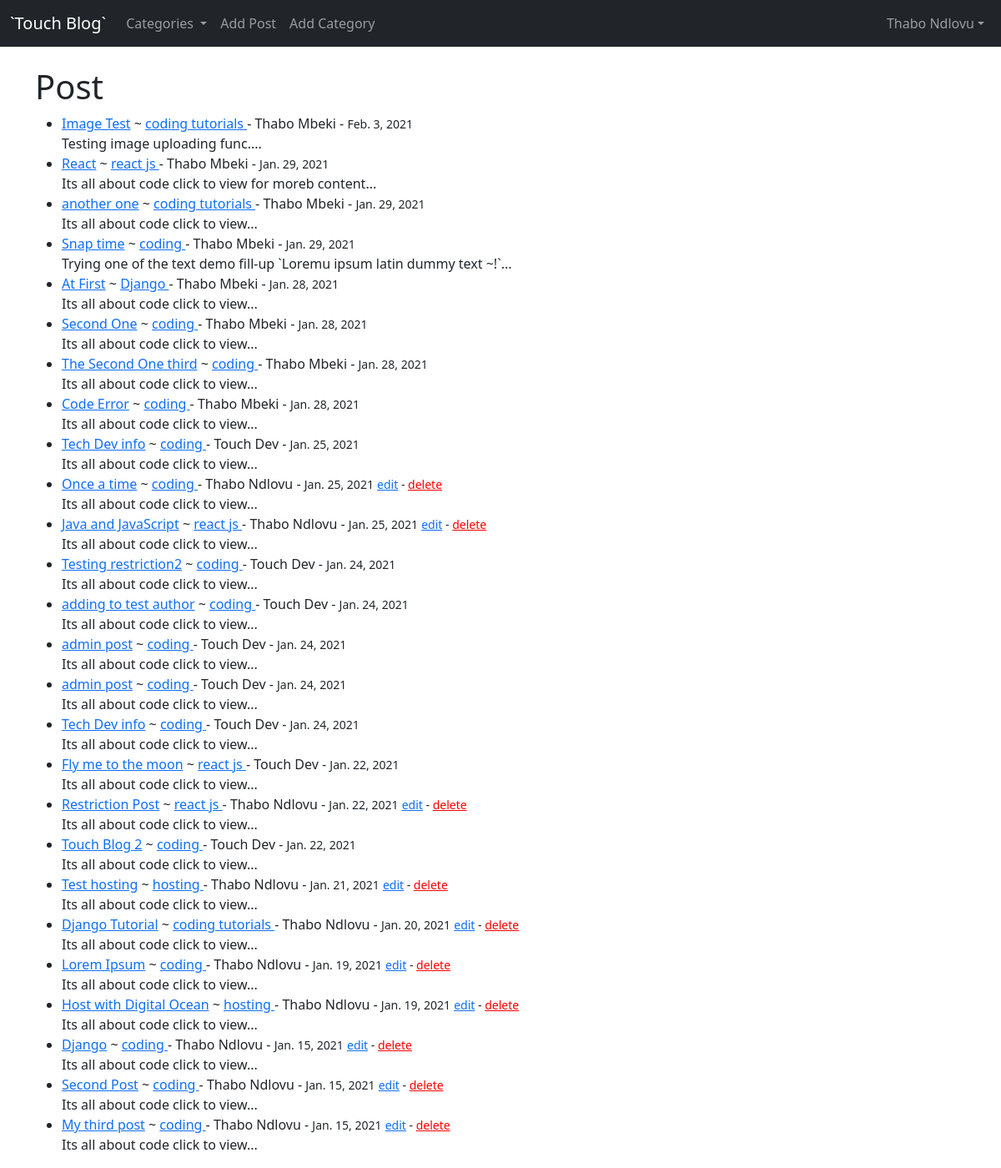
Page /blog/ (signed in) on the committed database.
### blog/models.py (models this page shows, shortened)
class Post(models.Model):
    title = models.CharField(max_length=255)
    header_image = models.ImageField(blank=True, null=True, upload_to="images/")
    author = models.ForeignKey(User, on_delete=models.CASCADE)
    body = RichTextField(blank=True, null=True)
    post_date = models.DateField(auto_now_add=True)
    category = models.CharField(max_length=255, default='coding')
    snippet = models.CharField(max_length=255)
    likes = models.ManyToManyField(User, related_name="blog_posts")

### blog/views.py (the view)
# urls.py: path('', HomeView.as_view(), name='home'),
class HomeView(ListView):
	model = Post
	template_name = 'home.html'
	ordering = ['-post_date']
	def get_context_data(self, *args, **kwargs):
		cat_menu = Category.objects.all()
		context = super(HomeView, self).get_context_data(*args, **kwargs)
		context['cat_menu'] = cat_menu
		return context

### blog/models.py (called while the page is built)
	def __str__(self):
		return self.name

### blog/templates/home.html
{% extends 'base.html' %}
{% block content %}
    <h1>Post</h1>
	<ul>
	{% for post in object_list %}
		<li>
		<a href="{% url 'article' post.pk %}">{{ post.title }}</a>
		 ~ <a href="{% url 'category' post.category|slugify %}"> {{ post.category }} </a>
		 - {{ post.author.first_name }} {{ post.author.last_name }} - <small>{{ post.post_date }}</small>
		 <small>
			{% if user.is_authenticated %}
				{% if user.id == post.author.id %}
					<a href="{% url 'update_post' post.pk %}">edit</a> -
					<a style="color: red;" href="{% url 'delete_post' post.pk %}">delete</a>
				{% endif %}
			{% endif %}
		 </small>
		 <br>
		{{ post.snippet|safe }}...
		</li>
	{% endfor %}
	</ul>
{% endblock %}

### blog/templates/base.html (shortened to what this page needs)
<!doctype html>
<html lang="en">
  <head>
    <link href="https://cdn.jsdelivr.net/npm/bootstrap@5.0.0-beta1/dist/css/bootstrap.min.css" rel="stylesheet">
  </head>
  <body>
	<nav class="navbar navbar-expand-lg navbar-dark bg-dark">
  <div class="container-fluid">
    <a class="navbar-brand" href="{% url 'home' %}">`Touch Blog`</a>
    <div class="collapse navbar-collapse" id="navbarSupportedContent">
      <ul class="navbar-nav me-auto mb-2 mb-lg-0">
		  {% if cat_menu %}
		  <li class="nav-item dropdown">
          <a class="nav-link dropdown-toggle" href="#" id="navbarDropdown" role="button" data-bs-toggle="dropdown" aria-expanded="false">
            Categories
          </a>
          </li>
		  {% endif %}
		{% if user.is_authenticated %}
			<li class="nav-item">
				<a class="nav-link" href="{% url 'add_post' %}">Add Post</a>
			</li>
			<li class="nav-item">
				<a class="nav-link" href="{% url 'add_category' %}">Add Category</a>
			</li>
		{% endif %}
      </ul>
      {% if user.is_authenticated %}
		  <ul class="navbar-nav ml-auto">
			<li class="nav-item dropdown">
				<a class="nav-link dropdown-toggle" href="#" id="navbarDropdown" role="button" data-bs-toggle="dropdown" aria-expanded="false">{{user.first_name}} {{ user.last_name }}</a>
			</li>
		  </ul>
      {% endif %}
    </div>
  </div>
</nav>
	<br>
	<div class="container">
    {% block content %}
    {% endblock %}
    </div>
  </body>
</html>

### rows in the picture
Post: title "Image Test", category "coding tutorials", author.first_name "Thabo", author.last_name "Mbeki", post_date "Feb. 3, 2021", snippet "Testing image uploading func."
Post: title "React", category "react js", author.first_name "Thabo", author.last_name "Mbeki", post_date "Jan. 29, 2021", snippet "Its all about code click to view for moreb content"
Post: title "another one", category "coding tutorials", author.first_name "Thabo", author.last_name "Mbeki", post_date "Jan. 29, 2021", snippet "Its all about code click to view"
Post: title "Snap time", category "coding", author.first_name "Thabo", author.last_name "Mbeki", post_date "Jan. 29, 2021", snippet "Trying one of the text demo fill-up `Loremu ipsum latin dummy text ~!`"
Post: title "At First", category "Django", author.first_name "Thabo", author.last_name "Mbeki", post_date "Jan. 28, 2021", snippet "Its all about code click to view"
Post: title "Second One", category "coding", author.first_name "Thabo", author.last_name "Mbeki", post_date "Jan. 28, 2021", snippet "Its all about code click to view"
Post: title "The Second One third", category "coding", author.first_name "Thabo", author.last_name "Mbeki", post_date "Jan. 28, 2021", snippet "Its all about code click to view"
Post: title "Code Error", category "coding", author.first_name "Thabo", author.last_name "Mbeki", post_date "Jan. 28, 2021", snippet "Its all about code click to view"
Post: title "Tech Dev info", category "coding", author.first_name "Touch", author.last_name "Dev", post_date "Jan. 25, 2021", snippet "Its all about code click to view"
Post: title "Once a time", category "coding", author.first_name "Thabo", author.last_name "Ndlovu", post_date "Jan. 25, 2021", shows "edit", snippet "Its all about code click to view"
Post: title "Java and JavaScript", category "react js", author.first_name "Thabo", author.last_name "Ndlovu", post_date "Jan. 25, 2021", shows "edit", snippet "Its all about code click to view"
Post: title "Testing restriction2", category "coding", author.first_name "Touch", author.last_name "Dev", post_date "Jan. 24, 2021", snippet "Its all about code click to view"
Post: title "adding to test author", category "coding", author.first_name "Touch", author.last_name "Dev", post_date "Jan. 24, 2021", snippet "Its all about code click to view"
Post: title "admin post", category "coding", author.first_name "Touch", author.last_name "Dev", post_date "Jan. 24, 2021", snippet "Its all about code click to view"
Post: title "admin post", category "coding", author.first_name "Touch", author.last_name "Dev", post_date "Jan. 24, 2021", snippet "Its all about code click to view"
Post: title "Tech Dev info", category "coding", author.first_name "Touch", author.last_name "Dev", post_date "Jan. 24, 2021", snippet "Its all about code click to view"
Post: title "Fly me to the moon", category "react js", author.first_name "Touch", author.last_name "Dev", post_date "Jan. 22, 2021", snippet "Its all about code click to view"
Post: title "Restriction Post", category "react js", author.first_name "Thabo", author.last_name "Ndlovu", post_date "Jan. 22, 2021", shows "edit", snippet "Its all about code click to view"
Post: title "Touch Blog 2", category "coding", author.first_name "Touch", author.last_name "Dev", post_date "Jan. 22, 2021", snippet "Its all about code click to view"
Post: title "Test hosting", category "hosting", author.first_name "Thabo", author.last_name "Ndlovu", post_date "Jan. 21, 2021", shows "edit", snippet "Its all about code click to view"
Post: title "Django Tutorial", category "coding tutorials", author.first_name "Thabo", author.last_name "Ndlovu", post_date "Jan. 20, 2021", shows "edit", snippet "Its all about code click to view"
Post: title "Lorem Ipsum", category "coding", author.first_name "Thabo", author.last_name "Ndlovu", post_date "Jan. 19, 2021", shows "edit", snippet "Its all about code click to view"
Post: title "Host with Digital Ocean", category "hosting", author.first_name "Thabo", author.last_name "Ndlovu", post_date "Jan. 19, 2021", shows "edit", snippet "Its all about code click to view"
Post: title "Django", category "coding", author.first_name "Thabo", author.last_name "Ndlovu", post_date "Jan. 15, 2021", shows "edit", snippet "Its all about code click to view"
Post: title "Second Post", category "coding", author.first_name "Thabo", author.last_name "Ndlovu", post_date "Jan. 15, 2021", shows "edit", snippet "Its all about code click to view"
Post: title "My third post", category "coding", author.first_name "Thabo", author.last_name "Ndlovu", post_date "Jan. 15, 2021", shows "edit", snippet "Its all about code click to view"

### other values in the picture
{{ user.first_name }} "Thabo"
{{ user.last_name }} "Ndlovu"
